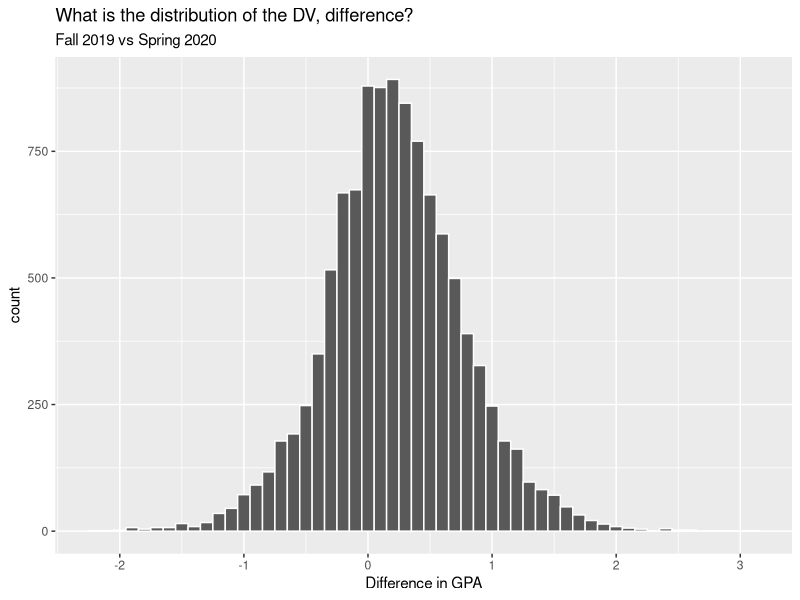

R code for this plot:
## ---- chunk 1
library(tidyverse)
library(knitr)
fall_vs_spring <- read_csv("fall_vs_spring.csv")
## ---- chunk 2
read_csv("fall_vs_spring.csv") %>% 
  select(professor, course, crn_fall, crn_spring, n_students_fall, n_students_spring,
         gpa_fall, gpa_spring, diff) %>% 
  head(10) %>% 
  kable(caption = "Academic Year 2019-2020")
## ---- chunk 3
fall_vs_spring %>% ggplot(aes(diff)) + 
  geom_histogram(color = "white", binwidth = .1) +
  labs(x = "Difference in GPA",
       title = "What is the distribution of the DV, difference?",
       subtitle = "Fall 2019 vs Spring 2020")
